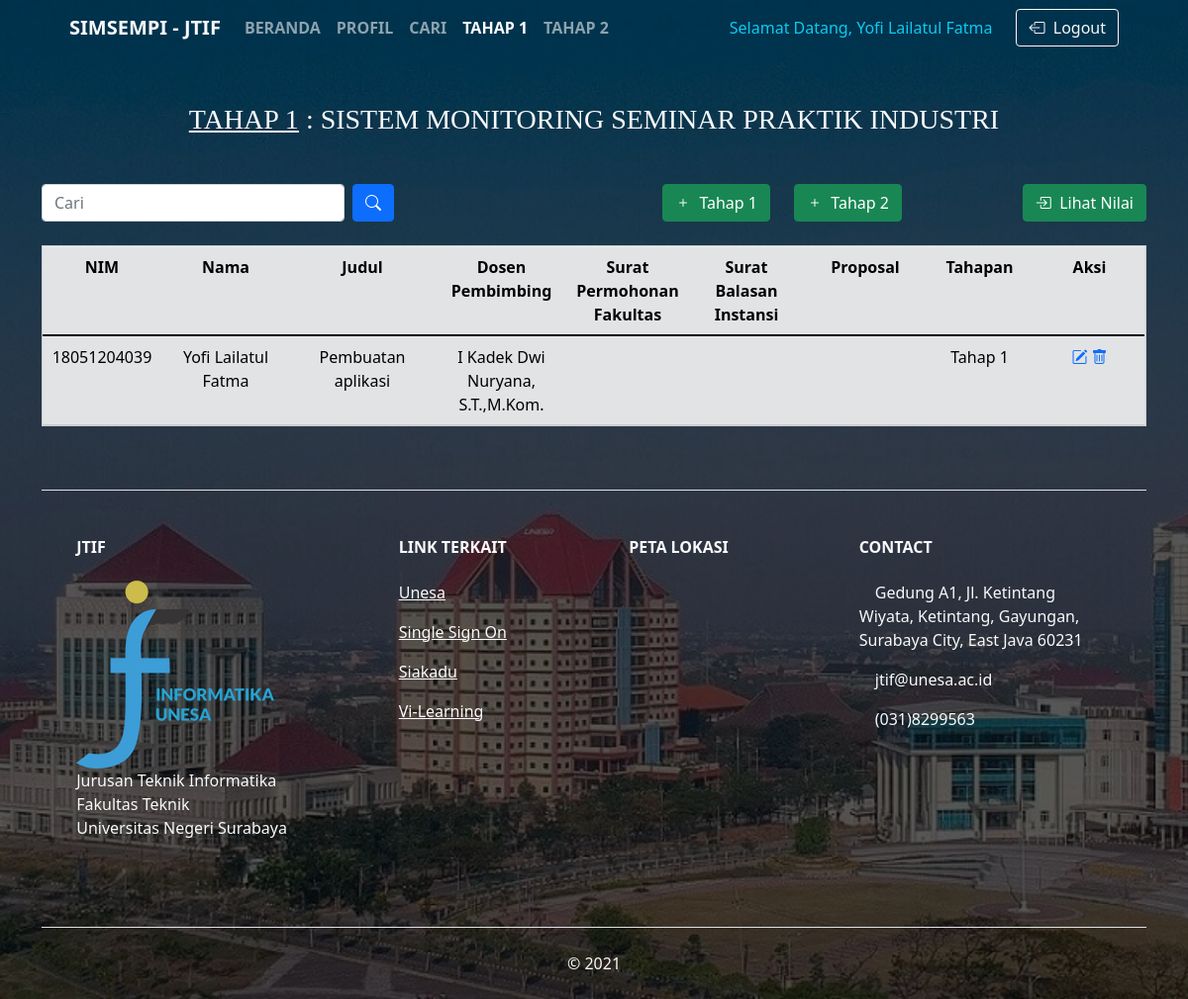
Page /tahap1.php (signed in) on the committed database.
### tables this page shows
CREATE TABLE `user` (
  `id` int(11) NOT NULL,
  `nim` varchar(11) NOT NULL,
  `nama` varchar(100) NOT NULL,
  `email` varchar(255) NOT NULL,
  `level` enum('admin','mahasiswa','dosen','') NOT NULL,
  `program` varchar(100) NOT NULL,
  `prodi` varchar(100) NOT NULL,
  `angkatan` enum('2017','2018','2019','') NOT NULL,
  `perusahaan` varchar(100) NOT NULL,
  `password` varchar(255) NOT NULL
);

CREATE TABLE `mahasiswa` (
  `id` int(11) NOT NULL,
  `NIM` varchar(11) NOT NULL,
  `Nama` varchar(100) NOT NULL,
  `Judul` varchar(100) NOT NULL,
  `dospem` varchar(1000) NOT NULL,
  `tahap` text NOT NULL,
  `id_author` int(100) NOT NULL,
  `is_approved` tinyint(1) DEFAULT NULL
);

### functions.php (called while the page is built, shortened)
<?php
$db = mysqli_connect("localhost", "root", "", "praktik industri");
function query($query) {
    global $db;
    $result = mysqli_query($db, $query);
    $rows = [];
    while($row = mysqli_fetch_assoc($result)) {
        $rows[] = $row;
    }
    return $rows;
}
?>

### tahap1.php (the view, shortened to what this page needs)
<?php
    require 'functions.php';
    $jumlahDataPerHalaman = 5;
    $jumlahData = count(query("SELECT * FROM mahasiswa"));
    $halamanAktif = (isset($_GET["halaman"])) ? $_GET["halaman"] : 1;
    $awalData = ($jumlahDataPerHalaman * $halamanAktif) - $jumlahDataPerHalaman;
    $nim = $_SESSION['nim'];
    $query = "SELECT * FROM user WHERE nim='$nim' ";
    $result = mysqli_query($db, $query);
    $id_author=$_SESSION['id_author'];
    $mahasiswa = query("SELECT * FROM mahasiswa WHERE id_author = '$id_author' AND is_approved = false LIMIT $awalData, $jumlahDataPerHalaman");
?>
<!DOCTYPE html>
<html lang="en">
    <head>
        <link rel="stylesheet" type="text/css" href="assets/vendor/bootstrap/css/bootstrap.min.css">
        <link href="https://cdn.jsdelivr.net/npm/bootstrap@5.1.0/dist/css/bootstrap.min.css" rel="stylesheet">
        <link rel="stylesheet" href="https://cdn.jsdelivr.net/npm/bootstrap-icons@1.5.0/font/bootstrap-icons.css">
        <link rel="stylesheet" href="assets/css/style.css">
        <link href="https://unpkg.com/aos@2.3.1/dist/aos.css" rel="stylesheet">
    </head>
    <body class="bg-custom" style="background-image: url('assets/img/unesa.jpg');">
        <div class="container">
            <nav class="navbar navbar-expand-lg navbar-transparent navbar-dark">
                <div class="container-fluid">
                    <a class="navbar-brand fw-bold text-light">SIMSEMPI - JTIF</a>
                    <div class="collapse navbar-collapse" id="navbarSupportedContent">
                        <ul class="navbar-nav me-auto mb-2 mb-lg-0 text-uppercase fw-bold">
                            <li class="nav-item">
                                <a class="nav-link" aria-current="page" href="index.php">Beranda</a>
                            </li>
                            <li class="nav-item">
                                <a class="nav-link" href="profile.php">Profil</a>
                            </li>
                            <li class="nav-item">
                                <a class="nav-link" href="#cari">Cari</a>
                            </li>
                            <li class="nav-item">
                                <a class="nav-link active" href="tahap1.php">Tahap 1</a>
                            </li>
                            <li class="nav-item">
                                <a class="nav-link" href="tahap2.php">Tahap 2</a>
                            </li>
                        </ul>
                        <span class="navbar-text mr-4 text-info">Selamat Datang, <?php foreach($result as $name) :?> <?= $name["nama"]; ?> <?php endforeach; ?></span>
                        <a href="#" id="btn-logout" class="btn btn-outline-light" tabindex="-1" role="button" aria-disabled="true"><i class="bi bi-box-arrow-left"></i>&nbsp;&nbsp;Logout</a>
                    </div>
                </div>
            </nav>
            <h1 class="text-center mb-4 mt-4 pb-4 pt-4 text-light" data-aos="zoom-in"> <u>Tahap 1</u> : Sistem Monitoring Seminar Praktik Industri</h1>
            <div class="row mt-4">
                <div class="col-md-4 col-sm-4" data-aos="fade-right">
                    <form class="d-flex" method="post">
                        <input class="form-control me-2" id="cari" type="search" name="keyword" placeholder="Cari" aria-label="Cari">
                        <button class="btn btn-primary bi bi-search" type="submit" name="cari"></button>
                    </form>
                </div>
                <div class="col " data-aos="fade-left">
                </div>
                <div class="col text-right" data-aos="fade-left">
                    <a href="tambah_tahap1.php" class="btn btn-success btn" tabindex="-1" role="button" aria-disabled="true"><i class="bi-plus"></i>&nbsp;&nbsp;Tahap 1</a>
                </div>
                <div class="col text-left" data-aos="fade-left">
                    <a href="tambah_tahap2.php" class="btn btn-success btn" tabindex="-1" role="button" aria-disabled="true"><i class="bi-plus"></i>&nbsp;&nbsp;Tahap 2</a>
                </div>
                <div class="col text-end" data-aos="fade-left">
                    <a href="nilaisempi.php" class="btn btn-success btn" tabindex="-1" role="button" aria-disabled="true"><i class="bi-box-arrow-in-right"></i>&nbsp;&nbsp;Lihat Nilai</a>
                </div>
            </div>
            <br>
            <div class="table-responsive">
                <table class="table table-secondary table-hover" border="1" cellpadding="10" cellspacing="0" data-aos="zoom-in" data-aos-duration="1000">
                    <thead>
                        <tr class="d-flex text-center align-self-center">
                            <th width="120px">NIM</th>
                            <th width="130px">Nama</th>
                            <th width="146px">Judul</th>
                            <th width="135px">Dosen Pembimbing</th>
                            <th width="120px">Surat Permohonan Fakultas</th>
                            <th width="120px">Surat Balasan Instansi</th>
                            <th width="120px">Proposal</th>
                            <th width="111px">Tahapan</th>
                            <th width="111px">Aksi</th>
                        </tr>
                    </thead>
                    <tbody>
                        <?php foreach($mahasiswa as $row) :?>
                        <tr class="d-flex text-center">
                            <td width="120px"><?= $row["NIM"]; ?></td>
                            <td width="130px"><?= $row["Nama"]; ?></td>
                            <td width="146px"><?= $row["Judul"]; ?></td>
                            <td width="135px"><?= $row["dospem"]; ?></td>
                            <td width="120px"><?= $row["surfak"]; ?></td>
                            <td width="120px"><?= $row["surbal"]; ?></td>
                            <td width="120px"><?= $row["proposal"]; ?></td>
                            <td width="111px"><?= $row["tahap"]; ?></td>
                            <td width="111px">
                                <a href="ubah_tahap1.php?id=<?= $row["id"]; ?>"><i class="bi bi-pencil-square"></i></a>
                                <a href="hapus_tahap1.php?id=<?= $row["id"]; ?>" id="hapus" onclick= "return confirm('Apakah yakin ingin menghapus data, <?= $row["tahap"];?>?');"><i class="bi bi-trash"></i></a>
                            </td>
                        </tr>
                    </tbody>
                    <?php endforeach; ?>
                </table>
            </div>
            <footer class="text-center text-lg-start bg-transparent text-light">
                <section class="d-flex justify-content-center justify-content-lg-between p-4 border-bottom">
                </section>
                <section class="">
                    <div class="container text-center text-md-start mt-5">
                        <div class="row mt-3">
                            <div class="col-md-3 col-lg-4 col-xl-3 mx-auto mb-4">
                                <h6 class="text-uppercase fw-bold mb-4">JTIF</h6>
                                <img src="assets/img/jtif.png">
                                <p>Jurusan Teknik Informatika<br/>
                                Fakultas Teknik<br/>
                                Universitas Negeri Surabaya</p>
                            </div>
                            <div class="col-md-3 col-lg-2 col-xl-2 mx-auto mb-4">
                                <h6 class="text-uppercase fw-bold mb-4">Link Terkait</h6>
                                <p><a href="https://www.unesa.ac.id/" target="_blank" class="text-reset">Unesa</a></p>
                                <p><a href="https://sso.unesa.ac.id/" target="_blank" class="text-reset">Single Sign On</a></p>
                                <p><a href="https://siakadu.unesa.ac.id/" target="_blank" class="text-reset">Siakadu</a></p>
                                <p><a href="https://vi-learn.unesa.ac.id/" target="_blank" class="text-reset">Vi-Learning</a></p>
                            </div>
                            <div class="col-md-2 col-lg-2 col-xl-2 mx-auto mb-4">
                                <h6 class="text-uppercase fw-bold mb-4">Peta Lokasi</h6>
                                <iframe src="https://www.google.com/maps/embed?pb=!1m26!1m12!1m3!1d31660.665577430715!2d112.70120671851672!3d-7.288171313331521!2m3!1f0!2f0!3f0!3m2!1i1024!2i768!4f13.1!4m11!3e6!4m3!3m2!1d-7.2756194!2d112.7126838!4m5!1s0x2dd7fb77985f5b71%3A0x8226ca493dd1aea9!2sjtif%20unesa!3m2!1d-7.316258599999999!2d112.7255383!5e0!3m2!1sid!2sid!4v1639808928554!5m2!1sid!2sid" width="200" height="200" style="border:0;" allowfullscreen="" loading="lazy"></iframe>
                            </div>
                            <div class="col-md-4 col-lg-3 col-xl-3 mx-auto mb-md-0 mb-4">
                                <h6 class="text-uppercase fw-bold mb-4">Contact</h6>
                                <p><i class="fas fa-home me-3"></i> Gedung A1, Jl. Ketintang Wiyata, Ketintang, Gayungan, Surabaya City, East Java 60231</p>
                                <p><i class="fas fa-envelope me-3"></i> jtif@unesa.ac.id</p>
                                <p><i class="fas fa-phone me-3"></i>(031)8299563</p>
                            </div>
                        </div>
                    </div>
                </section>
                <section class="d-flex justify-content-center justify-content-lg-between p-4 border-bottom">
                </section>
                <div class="text-center p-4" style="background-color: rgba(0, 0, 0, 0.05);">© 2021</div>
            </footer>
        </div>
    </body>
</html>

### css/style.css (style rules this page uses)
h1 { font-family: Ubuntu-Bold; font-size: 28px; line-height: 1.2; text-transform: uppercase; display: block; }
.bg-custom { width: 100%; display: -webkit-box; display: -webkit-flex; display: -moz-box; display: -ms-flexbox; display: flex; flex-wrap: wrap; justify-content: center; align-items: center; background-repeat: no-repeat; background-position: center; background-attachment:fixed; background-size: cover; position: relative; z-index: 1; }
.bg-custom::before { content: ""; display: block; position: fixed; z-index: -1; width: 100%; height: 100%; top: 0; left: 0; background-color: rgba(0,0,0,0.65); }

### rows in the picture
user: nama "Yofi Lailatul Fatma"
mahasiswa: NIM "18051204039", Nama "Yofi Lailatul Fatma", Judul "Pembuatan aplikasi", dospem "I Kadek Dwi Nuryana, S.T.,M.Kom.", tahap "Tahap 1"
